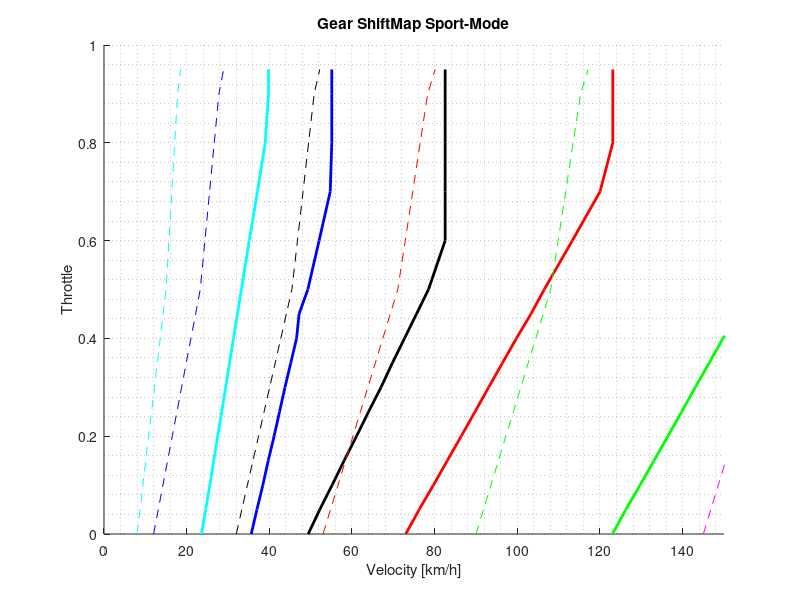

Write the MATLAB code that produced this figure.
% close all; clc;

throttle_points = [0,0.05,0.1,0.15,0.2,0.25,0.3,0.35,0.4,0.45,0.5,0.6,0.7,0.8,0.9,0.95];


data.TCU.upshift.veh_spd=...
[23.6,24.6,25.6,26.55,27.5,28.48,29.43,30.38,31.33,32.29,33.24,35.15,37.11,39,39.8,39.8;
35.62,37,38.43,39.73,41.15,42.47,43.78,45.19,46.59,47.19,49.31,52.04,54.73,55.11,55.11,55.11;
49.4,52.2,55.19,58.08,61.1,64,67.02,69.78,72.7,75.6,78.5,82.54,82.54,82.54,82.54,82.54;
73,76.25,79.7,83.05,86.42,89.76,93.06,96.42,99.76,103.3,106.5,113.3,120,123.1,123.1,123.1;
[73,76.25,79.7,83.05,86.42,89.76,93.06,96.42,99.76,103.3,106.5,113.3,120,123.1,123.1,123.1]+50;
[73,76.25,79.7,83.05,86.42,89.76,93.06,96.42,99.76,103.3,106.5,113.3,120,123.1,123.1,123.1]+120;
500,500,500,500,500,500,500,500,500,500,500,500,500,500,500,500;
500,500,500,500,500,500,500,500,500,500,500,500,500,500,500,500]';



data.TCU.downshift.veh_spd = ...
   [linspace(16,26.51,16)-8;
    linspace(20,36.93,16)-8;
    linspace(35,55.19,16)-3;
    linspace(55,82.11,16)-2;
linspace(55,82.11,16)+35;
linspace(55,82.11,16)+90;
500,500,500,500,500,500,500,500,500,500,500,500,500,500,500,500;
500,500,500,500,500,500,500,500,500,500,500,500,500,500,500,500]';



figure
hold on
grid minor

plot(data.TCU.upshift.veh_spd(:,1),throttle_points,'c-','Linewidth',2)
plot(data.TCU.upshift.veh_spd(:,2),throttle_points,'b-','Linewidth',2)
plot(data.TCU.upshift.veh_spd(:,3),throttle_points,'k-','Linewidth',2)
plot(data.TCU.upshift.veh_spd(:,4),throttle_points,'r-','Linewidth',2)
plot(data.TCU.upshift.veh_spd(:,5),throttle_points,'g-','Linewidth',2)
plot(data.TCU.upshift.veh_spd(:,6),throttle_points,'m-','Linewidth',2)

plot(data.TCU.downshift.veh_spd(:,1),throttle_points,'c--')
plot(data.TCU.downshift.veh_spd(:,2),throttle_points,'b--')
plot(data.TCU.downshift.veh_spd(:,3),throttle_points,'k--')
plot(data.TCU.downshift.veh_spd(:,4),throttle_points,'r--')
plot(data.TCU.downshift.veh_spd(:,5),throttle_points,'g--')
plot(data.TCU.downshift.veh_spd(:,6),throttle_points,'m--')

title('Gear ShiftMap Sport-Mode');
xlabel('Velocity [km/h]');
ylabel('Throttle')
axis([0 150 0 1])

%%%%%%%%%%%%%%%%%%%%%%%%%%%%%%%%%%%%%%%%%%%%%%%%%%%%%%%%%%%%%%%%%%%%%%%%%%%%%%%%%%%%